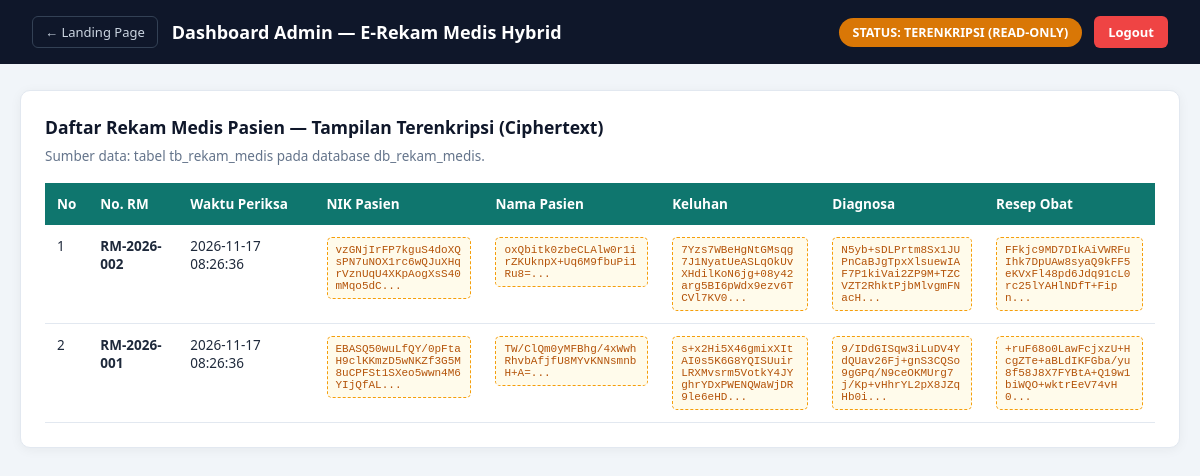
/admin.php (signed in), run on the app's committed database.
### tables this page shows
CREATE TABLE `tb_rekam_medis` (
  `id` int NOT NULL,
  `no_rm` varchar(30) NOT NULL,
  `nik_pasien` text NOT NULL,
  `nama_pasien` text NOT NULL,
  `keluhan` text NOT NULL,
  `diagnosa` text NOT NULL,
  `resep_obat` text NOT NULL,
  `tanggal_periksa` datetime DEFAULT CURRENT_TIMESTAMP
);

### admin.php (the view, shortened to what this page needs)
<?php
require_once 'koneksi.php';
?>
<?php
$modeDekripsi = (!empty($_SESSION['mode_dekripsi']) && !empty($_SESSION['aes_key']));
$queryData  = mysqli_query($conn, "SELECT * FROM tb_rekam_medis ORDER BY id DESC");
?>
<!DOCTYPE html>
<html lang="id">
<head>
</head>
<body>
<div class="navbar">
    <div class="navbar-left">
        <a href="index.php" class="btn-home">&larr; Landing Page</a>
        <h1>Dashboard Admin — E-Rekam Medis Hybrid</h1>
    </div>
    <div class="navbar-right">
        <?php if ($modeDekripsi): ?>
            <span class="badge-unlocked">STATUS: TERDEKRIPSI (HYBRID KEY VALID &amp; CRUD AKTIF)</span>
        <?php else: ?>
            <span class="badge-locked">STATUS: TERENKRIPSI (READ-ONLY)</span>
        <?php endif; ?>
        <a href="admin.php?aksi=logout" class="btn-logout">Logout</a>
    </div>
</div>
<div class="container">
    <div class="card">
        <h2>Daftar Rekam Medis Pasien — <?= $modeDekripsi ? 'Tampilan Asli (Hasil Dekripsi Hybrid)' : 'Tampilan Terenkripsi (Ciphertext)' ?></h2>
        <p class="sub-text">Sumber data: tabel <code>tb_rekam_medis</code> pada database <code>db_rekam_medis</code>.</p>
        <div class="table-wrap">
            <table>
                <thead>
                    <tr>
                        <th>No</th>
                        <th>No. RM</th>
                        <th>Waktu Periksa</th>
                        <th>NIK Pasien</th>
                        <th>Nama Pasien</th>
                        <th>Keluhan</th>
                        <th>Diagnosa</th>
                        <th>Resep Obat</th>
                    </tr>
                </thead>
                <tbody>
                    <?php
                    $no = 1;
                    while ($row = mysqli_fetch_assoc($queryData)):
                        if ($modeDekripsi) {
                            $aesKey   = $_SESSION['aes_key'];
                            $nik      = aes_decrypt($row['nik_pasien'], $aesKey);
                            $nama     = aes_decrypt($row['nama_pasien'], $aesKey);
                            $keluhan  = aes_decrypt($row['keluhan'], $aesKey);
                            $diagnosa = aes_decrypt($row['diagnosa'], $aesKey);
                            $resep    = aes_decrypt($row['resep_obat'], $aesKey);
                        } else {
                            $nik      = $row['nik_pasien'];
                            $nama     = $row['nama_pasien'];
                            $keluhan  = $row['keluhan'];
                            $diagnosa = $row['diagnosa'];
                            $resep    = $row['resep_obat'];
                        }
                    ?>
                    <tr>
                        <td><?= $no++ ?></td>
                        <td><strong><?= htmlspecialchars($row['no_rm']) ?></strong></td>
                        <td><?= htmlspecialchars($row['tanggal_periksa']) ?></td>
                        <td>
                            <?php if ($modeDekripsi): ?>
                                <?= htmlspecialchars($nik) ?>
                            <?php else: ?>
                                <span class="cipher-box"><?= htmlspecialchars(substr($nik, 0, 75)) ?>...</span>
                            <?php endif; ?>
                        </td>
                        <td>
                            <?php if ($modeDekripsi): ?>
                                <strong><?= htmlspecialchars($nama) ?></strong>
                            <?php else: ?>
                                <span class="cipher-box"><?= htmlspecialchars(substr($nama, 0, 75)) ?>...</span>
                            <?php endif; ?>
                        </td>
                        <td>
                            <?php if ($modeDekripsi): ?>
                                <?= htmlspecialchars($keluhan) ?>
                            <?php else: ?>
                                <span class="cipher-box"><?= htmlspecialchars(substr($keluhan, 0, 75)) ?>...</span>
                            <?php endif; ?>
                        </td>
                        <td>
                            <?php if ($modeDekripsi): ?>
                                <?= htmlspecialchars($diagnosa) ?>
                            <?php else: ?>
                                <span class="cipher-box"><?= htmlspecialchars(substr($diagnosa, 0, 75)) ?>...</span>
                            <?php endif; ?>
                        </td>
                        <td>
                            <?php if ($modeDekripsi): ?>
                                <?= htmlspecialchars($resep) ?>
                            <?php else: ?>
                                <span class="cipher-box"><?= htmlspecialchars(substr($resep, 0, 75)) ?>...</span>
                            <?php endif; ?>
                        </td>
                    </tr>
                    <?php endwhile; ?>
                </tbody>
            </table>
        </div>
    </div>
</div>
</body>
</html>

### admin.php (style rules this page uses)
* { box-sizing: border-box; margin: 0; padding: 0; font-family: 'Segoe UI', Tahoma, Geneva, Verdana, sans-serif; }
body { background: #f1f5f9; color: #1e293b; }
.navbar { background: #0f172a; color: #fff; padding: 16px 32px; display: flex; justify-content: space-between; align-items: center; flex-wrap: wrap; gap: 12px; }
.navbar-left { display: flex; align-items: center; gap: 14px; }
.btn-home { color: #cbd5e1; text-decoration: none; font-size: 13px; border: 1px solid #334155; padding: 6px 12px; border-radius: 6px; }
.navbar h1 { font-size: 18px; }
.navbar-right { display: flex; align-items: center; gap: 12px; flex-wrap: wrap; }
.badge-locked { background: #d97706; color: #fff; padding: 6px 14px; border-radius: 20px; font-size: 12.5px; font-weight: 700; }
.btn-logout { background: #ef4444; color: #fff; text-decoration: none; padding: 7px 14px; border-radius: 6px; font-size: 13px; font-weight: 600; }
.container { max-width: 1280px; margin: 26px auto; padding: 0 20px; }
.card { background: #fff; border-radius: 10px; padding: 24px; box-shadow: 0 2px 12px rgba(0,0,0,0.05); border: 1px solid #e2e8f0; margin-bottom: 24px; }
.card h2 { font-size: 17.5px; margin-bottom: 8px; color: #0f172a; }
.sub-text { font-size: 13.5px; color: #64748b; margin-bottom: 18px; }
.table-wrap { overflow-x: auto; }
table { width: 100%; border-collapse: collapse; font-size: 13.5px; }
th { background: #0f766e; color: #fff; text-align: left; padding: 12px; white-space: nowrap; }
td { padding: 12px; border-bottom: 1px solid #e2e8f0; vertical-align: top; }
.cipher-box { font-family: 'Courier New', monospace; font-size: 11px; color: #b45309; background: #fffbeb; padding: 6px 8px; border-radius: 5px; border: 1px dashed #f59e0b; word-break: break-all; max-width: 220px; display: block; }

### data on the page
tb_rekam_medis: no_rm "RM-2026-002", tanggal_periksa "2026-11-17 08:26:36", nik_pasien "vzGNjIrFP7kguS4doXQsPN7uNOX1rc6wQJuXHqrVznUqU4XKpAogXsS40mMqo5dC", nama_pasien "oxQbitk0zbeCLAlw0r1irZKUknpX+Uq6M9fbuPi1Ru8=", keluhan "7Yzs7WBeHgNtGMsqg7J1NyatUeASLqOkUvXHdilKoN6jg+08y42arg5BI6pWdx9ezv6TCVl7KV0", diagnosa "N5yb+sDLPrtm8Sx1JUPnCaBJgTpxXlsuewIAF7P1kiVai2ZP9M+TZCVZT2RhktPjbMlvgmFNacH", resep_obat "FFkjc9MD7DIkAiVWRFuIhk7DpUAw8syaQ9kFF5eKVxFl48pd6Jdq91cL0rc25lYAHlNDfT+Fipn"
tb_rekam_medis: no_rm "RM-2026-001", tanggal_periksa "2026-11-17 08:26:36", nik_pasien "EBASQ50wuLfQY/0pFtaH9clKKmzD5wNKZf3G5M8uCPFSt1SXeo5wwn4M6YIjQfAL", nama_pasien "TW/ClQm0yMFBhg/4xWwhRhvbAfjfU8MYvKNNsmnbH+A=", keluhan "s+x2Hi5X46gmixXItAI0s5K6G8YQISUuirLRXMvsrm5VotkY4JYghrYDxPWENQWaWjDR9le6eHD", diagnosa "9/IDdGISqw3iLuDV4YdQUav26Fj+gnS3CQSo9gGPq/N9ceOKMUrg7j/Kp+vHhrYL2pX8JZqHb0i", resep_obat "+ruF68o0LawFcjxzU+HcgZTe+aBLdIKFGba/yu8f58J8X7FYBtA+Q19w1biWQO+wktrEeV74vH0"
